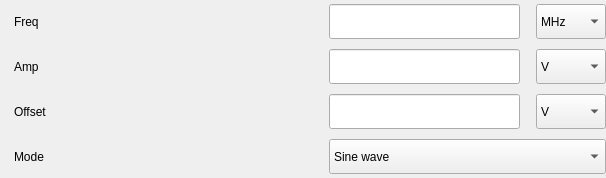
<?xml version="1.0" encoding="UTF-8"?>
<ui version="4.0">
 <class>wgArbitrary</class>
 <widget class="QWidget" name="wgArbitrary">
  <property name="geometry">
   <rect>
    <x>0</x>
    <y>0</y>
    <width>606</width>
    <height>178</height>
   </rect>
  </property>
  <property name="minimumSize">
   <size>
    <width>606</width>
    <height>0</height>
   </size>
  </property>
  <property name="maximumSize">
   <size>
    <width>606</width>
    <height>16777215</height>
   </size>
  </property>
  <property name="windowTitle">
   <string>Form</string>
  </property>
  <layout class="QGridLayout" name="gridLayout">
   <property name="leftMargin">
    <number>0</number>
   </property>
   <property name="topMargin">
    <number>0</number>
   </property>
   <property name="rightMargin">
    <number>0</number>
   </property>
   <property name="bottomMargin">
    <number>0</number>
   </property>
   <property name="horizontalSpacing">
    <number>0</number>
   </property>
   <item row="0" column="0">
    <layout class="QGridLayout" name="gridLayout_2">
     <property name="leftMargin">
      <number>14</number>
     </property>
     <property name="horizontalSpacing">
      <number>268</number>
     </property>
     <property name="verticalSpacing">
      <number>10</number>
     </property>
     <item row="1" column="1">
      <layout class="QHBoxLayout" name="horizontalLayout_13">
       <property name="spacing">
        <number>16</number>
       </property>
       <item>
        <widget class="QLineEdit" name="lineEdit_9">
         <property name="minimumSize">
          <size>
           <width>191</width>
           <height>35</height>
          </size>
         </property>
         <property name="maximumSize">
          <size>
           <width>191</width>
           <height>16777215</height>
          </size>
         </property>
        </widget>
       </item>
       <item>
        <widget class="QComboBox" name="comboBox_14">
         <property name="minimumSize">
          <size>
           <width>70</width>
           <height>35</height>
          </size>
         </property>
         <property name="maximumSize">
          <size>
           <width>70</width>
           <height>35</height>
          </size>
         </property>
         <property name="cursor">
          <cursorShape>PointingHandCursor</cursorShape>
         </property>
         <item>
          <property name="text">
           <string>V</string>
          </property>
         </item>
        </widget>
       </item>
      </layout>
     </item>
     <item row="1" column="0">
      <widget class="QLabel" name="label_18">
       <property name="text">
        <string>Amp</string>
       </property>
      </widget>
     </item>
     <item row="3" column="0">
      <widget class="QLabel" name="label_17">
       <property name="text">
        <string>Mode</string>
       </property>
      </widget>
     </item>
     <item row="2" column="0">
      <widget class="QLabel" name="label_19">
       <property name="text">
        <string>Offset</string>
       </property>
      </widget>
     </item>
     <item row="0" column="0">
      <widget class="QLabel" name="label_12">
       <property name="text">
        <string>Freq</string>
       </property>
      </widget>
     </item>
     <item row="0" column="1">
      <layout class="QHBoxLayout" name="horizontalLayout_14">
       <property name="spacing">
        <number>16</number>
       </property>
       <item>
        <widget class="QLineEdit" name="lineEdit_10">
         <property name="minimumSize">
          <size>
           <width>191</width>
           <height>35</height>
          </size>
         </property>
         <property name="maximumSize">
          <size>
           <width>191</width>
           <height>16777215</height>
          </size>
         </property>
        </widget>
       </item>
       <item>
        <widget class="QComboBox" name="comboBox_15">
         <property name="minimumSize">
          <size>
           <width>70</width>
           <height>35</height>
          </size>
         </property>
         <property name="maximumSize">
          <size>
           <width>70</width>
           <height>35</height>
          </size>
         </property>
         <property name="cursor">
          <cursorShape>PointingHandCursor</cursorShape>
         </property>
         <item>
          <property name="text">
           <string>MHz</string>
          </property>
         </item>
        </widget>
       </item>
      </layout>
     </item>
     <item row="2" column="1">
      <layout class="QHBoxLayout" name="horizontalLayout_12">
       <property name="spacing">
        <number>16</number>
       </property>
       <item>
        <widget class="QLineEdit" name="lineEdit_8">
         <property name="minimumSize">
          <size>
           <width>191</width>
           <height>35</height>
          </size>
         </property>
         <property name="maximumSize">
          <size>
           <width>191</width>
           <height>16777215</height>
          </size>
         </property>
        </widget>
       </item>
       <item>
        <widget class="QComboBox" name="comboBox_13">
         <property name="minimumSize">
          <size>
           <width>70</width>
           <height>35</height>
          </size>
         </property>
         <property name="maximumSize">
          <size>
           <width>70</width>
           <height>35</height>
          </size>
         </property>
         <property name="cursor">
          <cursorShape>PointingHandCursor</cursorShape>
         </property>
         <item>
          <property name="text">
           <string>V</string>
          </property>
         </item>
        </widget>
       </item>
      </layout>
     </item>
     <item row="3" column="1">
      <widget class="QComboBox" name="comboBox">
       <property name="minimumSize">
        <size>
         <width>0</width>
         <height>35</height>
        </size>
       </property>
       <item>
        <property name="text">
         <string>Sine wave</string>
        </property>
       </item>
      </widget>
     </item>
    </layout>
   </item>
  </layout>
 </widget>
 <resources/>
 <connections/>
</ui>
